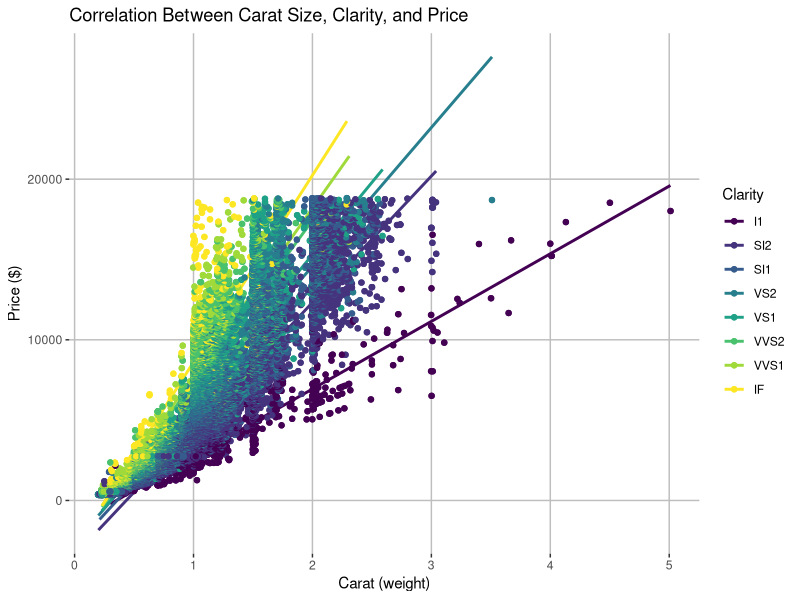
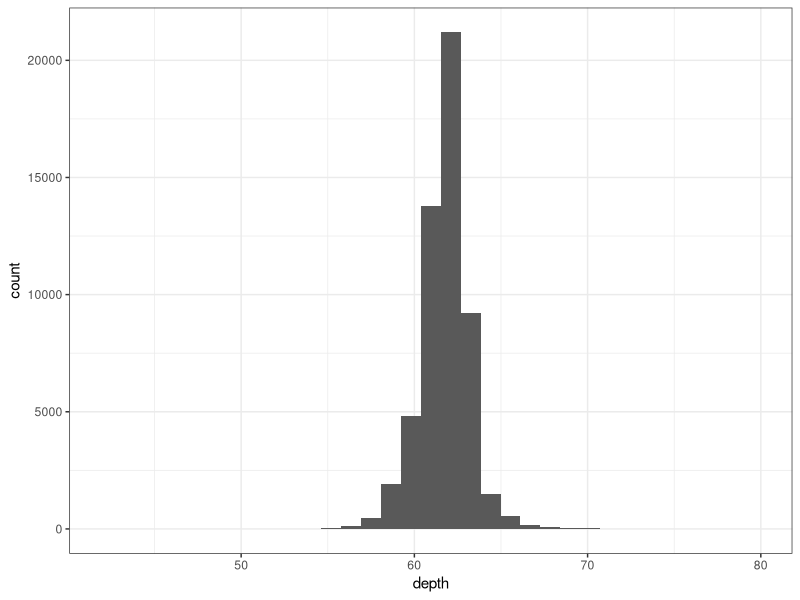
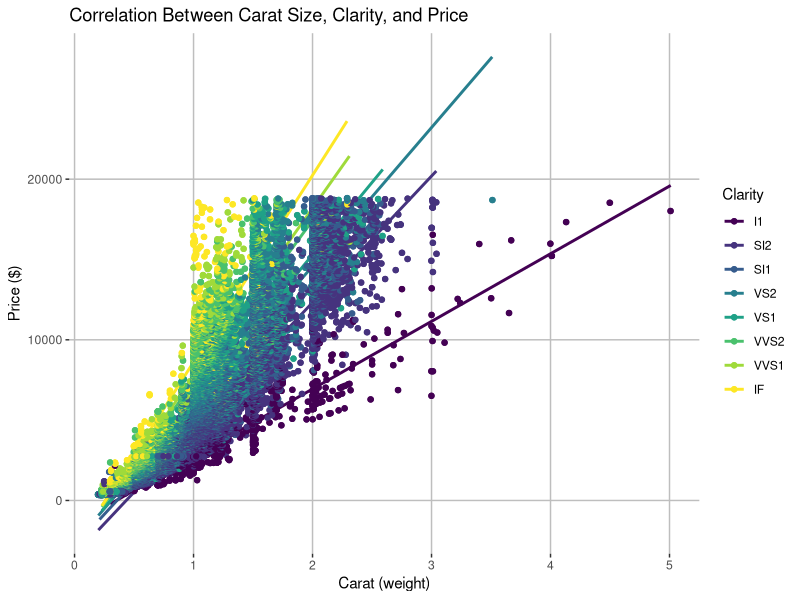
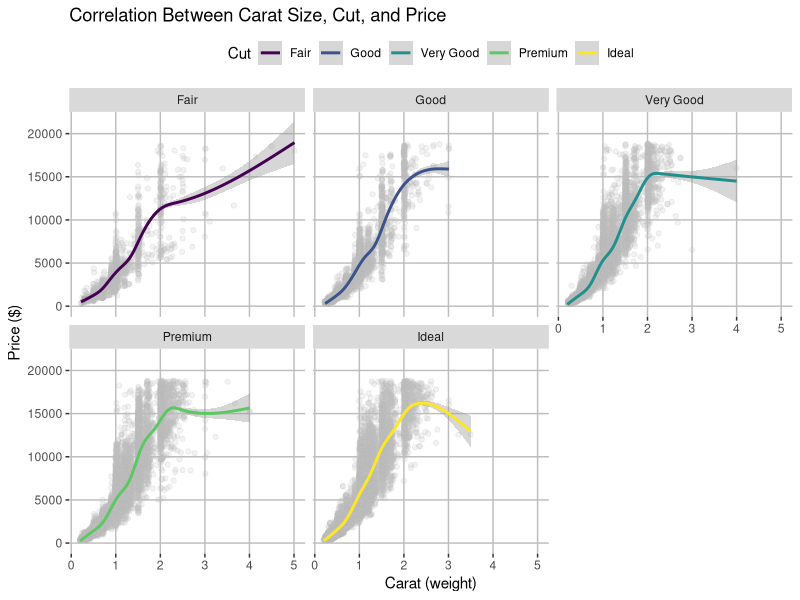

Recreate these plots in R, in order.
#import packages
library("tidyverse") #load the tidyverse package
diamonds #check to see if diamond dataframe is there
diamond_data = diamonds #reassign data name
diamond_data #print new variable to data

#
#plot the data
diamond_data_plot = diamond_data |> 
  #to ensure data accuracy row with missing variables are removed
  drop_na() |> 
  #create a plot that assigns x, y axis and clarity using geom point
  ggplot(mapping = aes(x = carat, y = price, color = clarity, background="white")) + 
  #choose the type of graph
  geom_point() + 
  geom_smooth(method ="lm", se = FALSE) + geom_jitter() +
  labs(title = "Correlation Between Carat Size, Clarity, and Price", y = "Price ($)", x= "Carat (weight)", color = "Clarity") +
  theme(panel.background = element_rect(fill = "white"), panel.grid.major = element_line(color = "gray"))


#saving the file with the width to match the height
ggsave(filename = "diamond_plot_final.png", plot = diamond_data_plot, width= 7, height = 7)

diamond_data_plot

#Analysis:
#Based on the data we can see that there is a strong/ positive correlation between carat and price. As the weight of the diamond increase so does its price. If pricing changes in any capacity, it is because of the weight of the diamond has changes as well. They are closely correlated.


#assign a new variable for the dataset plot
diamond_plot_cut = diamond_data |> drop_na() |> ggplot(mapping = aes(x = carat, y = price)) +
#create a scatter plot
  geom_point(color = "gray", alpha = 1/10) + 
  #stagger the points so they don't overlap
  geom_jitter(color= "gray", alpha = 1/10) +
  #create a linear method line that shows trend of data
  geom_smooth(aes(method ="lm", se = TRUE, color = cut)) +
  #divide the data by facet into cuts
  facet_wrap(~cut, nrow=2) + 
  #labels for the data
  labs(title = "Correlation Between Carat Size, Cut, and Price", y = "Price ($)", x= "Carat (weight)", color = "Cut") +
  theme(panel.background = element_rect(fill = "white"), panel.grid.major = element_line(color = "gray"), legend.position = "top")

ggsave(filename = "diamond_plot_cut.png", plot = diamond_plot_cut, width= 7, height = 7)

#Analysis: 
#According to the data, there is a pattern that displays higher quality diamonds on average tend to be around and above 1 carat but no greater than 3 carats. IF, VVS1, VVS2 and VS1 are considered higher clarity diamonds, and they are all densely priced around the $10,000 price with carat being approximately 1-1.5.

diamond_data |> drop_na() |> ggplot() +
  geom_histogram(mapping = aes(x = depth), binwidth = 1.15) +
  theme_bw()
